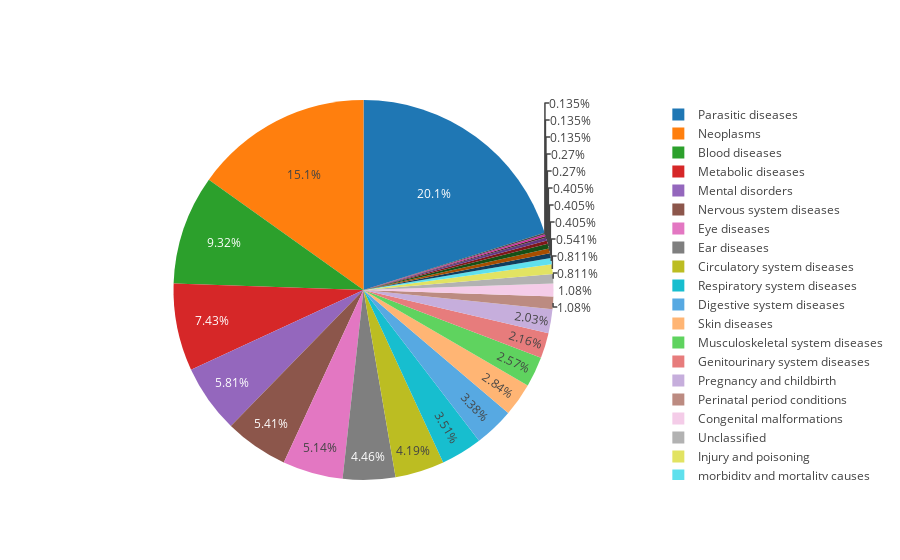

The notebook cell this image was saved under:
### Markdown cell above
Absenteeism is recorded for different medical conditions. An interactive pie chart is drawn to understand the spread of absenteeism cases across different medical conditions

### Code cell
values = data['Reason for absence'].value_counts()
label = ["Parasitic diseases","Neoplasms","Blood diseases","Metabolic diseases","Mental disorders","Nervous system diseases",
         "Eye diseases","Ear diseases","Circulatory system diseases","Respiratory system diseases","Digestive system diseases",
         "Skin diseases","Musculoskeletal system diseases","Genitourinary system diseases","Pregnancy and childbirth","Perinatal period conditions",
         "Congenital malformations","Unclassified","Injury and poisoning","morbidity and mortality causes","Health services contact","Patient follow-up",
         "Medical consultation","Blood donation","Laboratory examination","Unjustified absence","Physiotherapy","Dental consultation"]
trace = go.Pie(values=values,labels=label)
iplot([trace])

### Figure 1 — Plotly figure (JSON) as saved in the notebook; plotly's stock layout.template omitted (floating-point values rounded to 4 significant figures)
{"data": [{"labels": ["Parasitic diseases", "Neoplasms", "Blood diseases", "Metabolic diseases", "Mental disorders", "Nervous system diseases", "Eye diseases", "Ear diseases", "Circulatory system diseases", "Respiratory system diseases", "Digestive system diseases", "Skin diseases", "Musculoskeletal system diseases", "Genitourinary system diseases", "Pregnancy and childbirth", "Perinatal period conditions", "Congenital malformations", "Unclassified", "Injury and poisoning", "morbidity and mortality causes", "Health services contact", "Patient follow-up", "Medical consultation", "Blood donation", "Laboratory examination", "Unjustified absence", "Physiotherapy", "Dental consultation"], "type": "pie", "uid": "7084126a-f7e0-4539-b767-8deedd850ecc", "values": [149, 112, 69, 55, 43, 40, 38, 33, 31, 26, 25, 21, 19, 16, 15, 8, 8, 6, 6, 4, 3, 3, 3, 2, 2, 1, 1, 1]}], "layout": {}}
